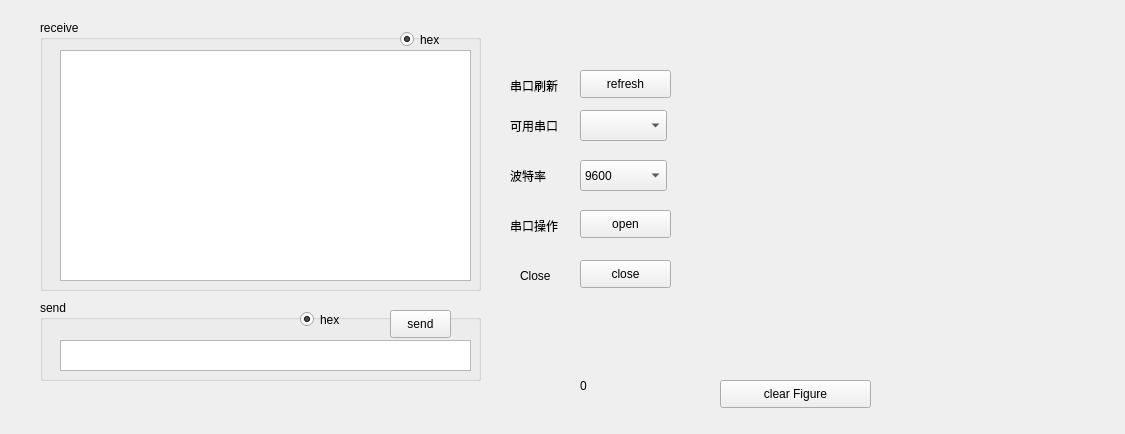
<?xml version="1.0" encoding="UTF-8"?>
<ui version="4.0">
 <class>Form</class>
 <widget class="QWidget" name="Form">
  <property name="geometry">
   <rect>
    <x>0</x>
    <y>0</y>
    <width>1125</width>
    <height>434</height>
   </rect>
  </property>
  <property name="windowTitle">
   <string>Form</string>
  </property>
  <widget class="QGroupBox" name="groupBox_receiveArea">
   <property name="geometry">
    <rect>
     <x>40</x>
     <y>20</y>
     <width>441</width>
     <height>271</height>
    </rect>
   </property>
   <property name="title">
    <string>receive</string>
   </property>
   <widget class="QRadioButton" name="radioButton_receiveArea_hexOascii">
    <property name="geometry">
     <rect>
      <x>360</x>
      <y>10</y>
      <width>51</width>
      <height>19</height>
     </rect>
    </property>
    <property name="text">
     <string>hex</string>
    </property>
    <property name="checked">
     <bool>true</bool>
    </property>
   </widget>
   <widget class="QTextBrowser" name="textBrowser_receive">
    <property name="geometry">
     <rect>
      <x>20</x>
      <y>30</y>
      <width>411</width>
      <height>231</height>
     </rect>
    </property>
   </widget>
  </widget>
  <widget class="QGroupBox" name="groupBox_sendArea">
   <property name="geometry">
    <rect>
     <x>40</x>
     <y>300</y>
     <width>441</width>
     <height>81</height>
    </rect>
   </property>
   <property name="title">
    <string>send</string>
   </property>
   <widget class="QTextEdit" name="textEdit_sendArea">
    <property name="geometry">
     <rect>
      <x>20</x>
      <y>40</y>
      <width>411</width>
      <height>31</height>
     </rect>
    </property>
   </widget>
   <widget class="QRadioButton" name="radioButton_sendArea_hexOascii">
    <property name="geometry">
     <rect>
      <x>260</x>
      <y>10</y>
      <width>51</width>
      <height>19</height>
     </rect>
    </property>
    <property name="text">
     <string>hex</string>
    </property>
    <property name="checked">
     <bool>true</bool>
    </property>
   </widget>
   <widget class="QPushButton" name="pushButton_sendArea_send">
    <property name="geometry">
     <rect>
      <x>350</x>
      <y>10</y>
      <width>61</width>
      <height>28</height>
     </rect>
    </property>
    <property name="text">
     <string>send</string>
    </property>
   </widget>
  </widget>
  <widget class="QLabel" name="label">
   <property name="geometry">
    <rect>
     <x>510</x>
     <y>70</y>
     <width>61</width>
     <height>31</height>
    </rect>
   </property>
   <property name="text">
    <string>串口刷新</string>
   </property>
  </widget>
  <widget class="QPushButton" name="pushButton_comRefresh">
   <property name="geometry">
    <rect>
     <x>580</x>
     <y>70</y>
     <width>91</width>
     <height>28</height>
    </rect>
   </property>
   <property name="text">
    <string>refresh</string>
   </property>
  </widget>
  <widget class="QLabel" name="label_2">
   <property name="geometry">
    <rect>
     <x>510</x>
     <y>110</y>
     <width>61</width>
     <height>31</height>
    </rect>
   </property>
   <property name="text">
    <string>可用串口</string>
   </property>
  </widget>
  <widget class="QComboBox" name="comboBox_comPort">
   <property name="geometry">
    <rect>
     <x>580</x>
     <y>110</y>
     <width>87</width>
     <height>31</height>
    </rect>
   </property>
  </widget>
  <widget class="QLabel" name="label_3">
   <property name="geometry">
    <rect>
     <x>510</x>
     <y>160</y>
     <width>61</width>
     <height>31</height>
    </rect>
   </property>
   <property name="text">
    <string>波特率</string>
   </property>
  </widget>
  <widget class="QComboBox" name="comboBox_comBaudRate">
   <property name="geometry">
    <rect>
     <x>580</x>
     <y>160</y>
     <width>87</width>
     <height>31</height>
    </rect>
   </property>
   <item>
    <property name="text">
     <string>9600</string>
    </property>
   </item>
   <item>
    <property name="text">
     <string>115200</string>
    </property>
   </item>
  </widget>
  <widget class="QLabel" name="label_4">
   <property name="geometry">
    <rect>
     <x>510</x>
     <y>210</y>
     <width>61</width>
     <height>31</height>
    </rect>
   </property>
   <property name="text">
    <string>串口操作</string>
   </property>
  </widget>
  <widget class="QPushButton" name="pushButton_comOpen">
   <property name="geometry">
    <rect>
     <x>580</x>
     <y>210</y>
     <width>91</width>
     <height>28</height>
    </rect>
   </property>
   <property name="text">
    <string>open</string>
   </property>
  </widget>
  <widget class="QPushButton" name="pushButton_comClose">
   <property name="geometry">
    <rect>
     <x>580</x>
     <y>260</y>
     <width>91</width>
     <height>28</height>
    </rect>
   </property>
   <property name="text">
    <string>close</string>
   </property>
  </widget>
  <widget class="QLabel" name="label_comInductor">
   <property name="geometry">
    <rect>
     <x>520</x>
     <y>260</y>
     <width>41</width>
     <height>31</height>
    </rect>
   </property>
   <property name="lineWidth">
    <number>3</number>
   </property>
   <property name="text">
    <string>Close</string>
   </property>
  </widget>
  <widget class="QWidget" name="layoutWidget">
   <property name="geometry">
    <rect>
     <x>0</x>
     <y>0</y>
     <width>2</width>
     <height>2</height>
    </rect>
   </property>
   <layout class="QHBoxLayout" name="horizontalLayout"/>
  </widget>
  <widget class="PlotWidget" name="graphWidget" native="true">
   <property name="geometry">
    <rect>
     <x>710</x>
     <y>60</y>
     <width>391</width>
     <height>291</height>
    </rect>
   </property>
  </widget>
  <widget class="QPushButton" name="pushButton_clearFigure">
   <property name="geometry">
    <rect>
     <x>720</x>
     <y>380</y>
     <width>151</width>
     <height>28</height>
    </rect>
   </property>
   <property name="text">
    <string>clear Figure</string>
   </property>
  </widget>
  <widget class="QLabel" name="label_size">
   <property name="geometry">
    <rect>
     <x>580</x>
     <y>370</y>
     <width>101</width>
     <height>31</height>
    </rect>
   </property>
   <property name="lineWidth">
    <number>3</number>
   </property>
   <property name="text">
    <string>0</string>
   </property>
  </widget>
  <zorder>layoutWidget</zorder>
  <zorder>groupBox_sendArea</zorder>
  <zorder>groupBox_receiveArea</zorder>
  <zorder>label</zorder>
  <zorder>pushButton_comRefresh</zorder>
  <zorder>label_2</zorder>
  <zorder>comboBox_comPort</zorder>
  <zorder>label_3</zorder>
  <zorder>comboBox_comBaudRate</zorder>
  <zorder>label_4</zorder>
  <zorder>pushButton_comOpen</zorder>
  <zorder>pushButton_comClose</zorder>
  <zorder>label_comInductor</zorder>
  <zorder>graphWidget</zorder>
  <zorder>pushButton_clearFigure</zorder>
  <zorder>label_size</zorder>
 </widget>
 <customwidgets>
  <customwidget>
   <class>PlotWidget</class>
   <extends>QWidget</extends>
   <header>pyqtgraph</header>
   <container>1</container>
  </customwidget>
 </customwidgets>
 <resources/>
 <connections/>
</ui>
